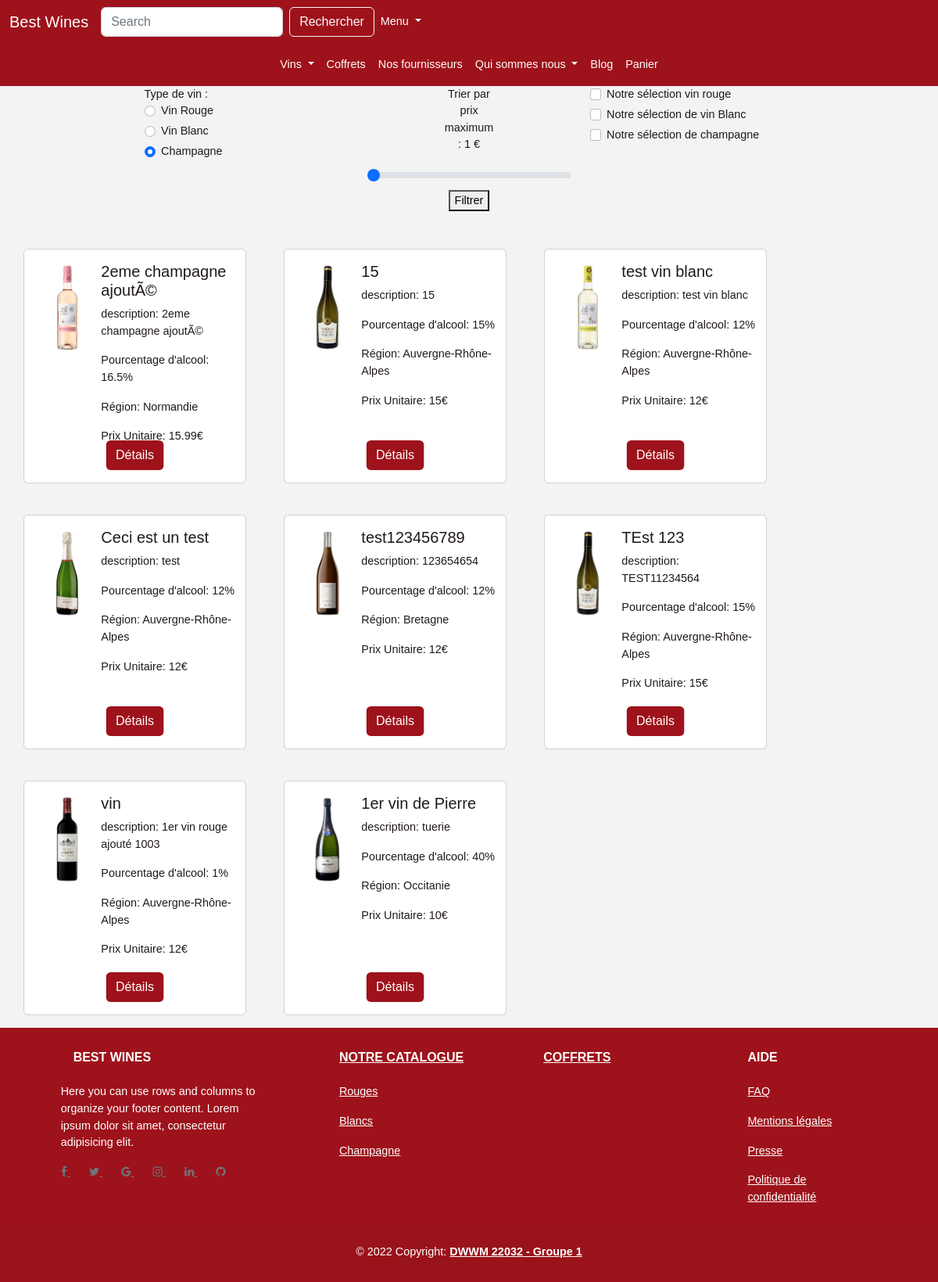
Page /nos-vins on the committed database.
### tables this page shows
CREATE TABLE `product` (
  `id` int(11) NOT NULL,
  `name` varchar(255) NOT NULL,
  `description` text NOT NULL,
  `note_final` float DEFAULT NULL,
  `photo` varchar(255) NOT NULL,
  `stock` int(11) NOT NULL,
  `alcohol_percentage` float NOT NULL,
  `id_region` int(11) DEFAULT NULL,
  `id_cepage` int(11) DEFAULT NULL,
  `id_taste` int(11) DEFAULT NULL,
  `id_association` int(11) DEFAULT NULL,
  `id_comment` int(11) DEFAULT NULL,
  `id_type` int(11) NOT NULL,
  `price` float NOT NULL,
  `is_featured` int(11) DEFAULT NULL
);

CREATE TABLE `region` (
  `id` int(11) NOT NULL,
  `region_name` varchar(255) NOT NULL
);

### core/Controller.php (called while the page is built, shortened)
<?php
abstract class Controller
{
    public function renderView(string $view_name, array $params = []): void
    {
        extract($params);
        require_once "src/views/$view_name.php";
        require_once 'src/views/layout.php';
    }
}

### src/controllers/ProductController.php (called while the page is built, shortened)
<?php
class ProductController extends Controller
{
    public function showAllWines()
    {
        $product = new Product();
        $products = $product->findAllProduct();
        $this->renderView('product/wines/allProductWines', compact('products', 'id_products'));
    }
}

### core/Router.php (called while the page is built, shortened)
<?php
class Router
{
    private static array $routes = [];
    public static function register(string $request, string $action) : void
    {
        self::$routes[$request] = $action;
    }
    public static function resolve(string $request_uri) : void
    {
        $request_uri = explode("?", $request_uri)[0];
        [$controller_name , $action_name] = explode('::', self::$routes[$request_uri]);
        $instance = new $controller_name();
        call_user_func_array([$instance, $action_name], []);
    }
}

### index.php (called while the page is built, shortened)
<?php
$request_uri = str_replace(BASE_DIR, '', $_SERVER['REQUEST_URI']);
try {
    Router::resolve($request_uri);
}catch (Exception $e)
{
    echo $e->getMessage();
}

### core/Database.php (called while the page is built, shortened)
<?php
class Database
{
    private static \PDO|null $instance = null;
    public static function getPdo(): \PDO
    {
        if (self::$instance == null){
            try {
                self::$instance = new \PDO(
                    "mysql:host=".$_ENV['DATABASE_HOST'].";dbname=".$_ENV['DATABASE_NAME'],
                    $_ENV['DATABASE_USERNAME'],
                    $_ENV['DATABASE_PASSWORD'],
                    [
                        \PDO::ATTR_ERRMODE => \PDO::ERRMODE_EXCEPTION,
                        \PDO::ATTR_DEFAULT_FETCH_MODE => \PDO::FETCH_ASSOC
                    ]
                );
            }catch (\PDOException $exception){
                echo $exception->getMessage();
                die;
            }
        }
        return  self::$instance;
    }
}

### core/Model.php (called while the page is built, shortened)
<?php
abstract class Model
{
    protected \PDO $pdo;
    protected string $table_name;
    protected string $regionJoin = 'region ON product.id_region=region.id';
    protected string $cepage = 'cepage ON product.id_cepage=cepage.id';
    protected string $association = 'association ON product.id_association=association.id';
    protected string $type_product = 'type_product ON product.id_type=type_product.id_type';
    protected string $taste = 'taste ON product.id_taste=taste.id';
    public function __construct()
    {
        $this->pdo = Database::getPdo();
    }
    public function findAllProduct(): array
    {
        $stmt = $this->pdo->prepare(
            "SELECT * FROM {$this->table_name} JOIN {$this->regionJoin} JOIN {$this->cepage} JOIN {$this->association} JOIN {$this->type_product} JOIN {$this->taste}"
        );
        $stmt->setFetchMode(\PDO::FETCH_ASSOC);
        $stmt->execute();
        return $stmt->fetchAll();
    }
}

### src/views/product/wines/allProductWines.php (the view, shortened to what this page needs)
<div id="filter">
    <form action="" method="get">
        <div class="container text-center">
            <div class="row justify-content-md-center">
                <div class="col col-lg-3">
                    <div id="criteria" class="text-start">Type de vin :</div>
                    <div class=" form-check text-start">
                        <input class="form-check-input" type="radio" name="flexRadioDefault" id="flexRadioDefault1">
                        <label class="form-check-label" for="flexRadioDefault1">
                            Vin Rouge
                        </label>
                    </div>
                    <div class="form-check text-start">
                        <input class="form-check-input " type="radio" name="flexRadioDefault" id="flexRadioDefault2" checked>
                        <label class="form-check-label" for="flexRadioDefault2">
                            Vin Blanc
                        </label>
                    </div>
                    <div class="form-check text-start">
                        <input class="form-check-input " type="radio" name="flexRadioDefault" id="flexRadioDefault2" checked>
                        <label class="form-check-label" for="flexRadioDefault2">
                            Champagne
                        </label>
                    </div>
                </div>
                <div class="col col-lg-3">
                    <label for="customRange" class="col-3 mb-3"> Trier par prix maximum : <span id="rangeValue">1</span> €</label>
                    <input type="range" name="filterPrice" value="1" min="1" max="1000" class="form-range" id="customRange" onchange="rangeSlide(this.value)">
                </div>
                <div class="col col-lg-3">
                    <div class="form-check text-start">
                        <input class="form-check-input" type="checkbox" value="" id="flexCheckDefault">
                        <label class="form-check-label" for="reverseCheck1">
                            Notre sélection vin rouge
                        </label>
                    </div>
                    <div class="form-check text-start">
                        <input class="form-check-input" type="checkbox" value="" id="flexCheckDefault">
                        <label class="form-check-label" for="reverseCheck2">
                            Notre sélection de vin Blanc
                        </label>
                    </div>
                    <div class="form-check text-start">
                        <input class="form-check-input" type="checkbox" value="" id="flexCheckDefault">
                        <label class="form-check-label" for="reverseCheck2">
                            Notre sélection de champagne
                        </label>
                    </div>
                </div>
            </div>
            <button type="submit">Filtrer</button>
    </form>
</div>
<div class="container mt-5">
    <div class="row row-cols-1 row-cols-md-4 g-4">
        <?php foreach ($products as $product) : ?>
            <div class="card mb-3 me-5" style="max-width: 540px; min-height: 300px">
                <div class="row g-0 mt-3">
                    <div class="col-md-4">
                        <img src="uploads/<?= $product['photo'] ?>" alt="<?= $product['name'] ?>" srcset="" class="img-fluid rounded-start">
                    </div>
                    <div class="col-md-8">
                        <h5 class="card-title"><?= $product['name'] ?></h5>
                        <p class="card-text">description: <?= $product['description'] ?></p>
                        <p class="card-text">Pourcentage d'alcool: <?= $product['alcohol_percentage'] ?>%</p>
                        <p class="card-text">Région: <?= $product['region_name'] ?></p>
                        <p class="card-text">Prix Unitaire: <?= $product['price'] ?>€</p>
                        <a href="<?= BASE_DIR ?>/nos-vins/detail?name=<?= $product['name'] ?>" class="btn color1 position-absolute bottom-0 start-50 translate-middle-x mb-3">Détails</a>
                    </div>
                </div>
            </div>
        <?php endforeach; ?>
    </div>
</div>

### assets/styles/css/style.css (style rules this page uses)
body { font-family: Arial; color: #211a1a; font-size: 0.9em; background-color: #f3f3f3; ; }
.card { max-width: 540px; min-height: 300px; }
.color1 { color: #FFF !important; background-color: #9e121b; }

### rows in the picture
product: photo (picture), name "2eme champagne ajoutÃ©", description "2eme champagne ajoutÃ©", alcohol_percentage "16.5", id_region.region_name "Normandie", price "15.99"
product: photo (picture), name "15", description "15", alcohol_percentage "15", id_region.region_name "Auvergne-Rhône-Alpes", price "15"
product: photo (picture), name "test vin blanc", description "test vin blanc", alcohol_percentage "12", id_region.region_name "Auvergne-Rhône-Alpes", price "12"
product: photo (picture), name "Ceci est un test", description "test", alcohol_percentage "12", id_region.region_name "Auvergne-Rhône-Alpes", price "12"
product: photo (picture), name "test123456789", description "123654654", alcohol_percentage "12", id_region.region_name "Bretagne", price "12"
product: photo (picture), name "TEst 123", description "TEST11234564", alcohol_percentage "15", id_region.region_name "Auvergne-Rhône-Alpes", price "15"
product: photo+name (picture), name "vin", description "1er vin rouge ajouté 1003", alcohol_percentage "1", id_region.region_name "Auvergne-Rhône-Alpes", price "12"
product: photo (picture), name "1er vin de Pierre", description "tuerie", alcohol_percentage "40", id_region.region_name "Occitanie", price "10"
